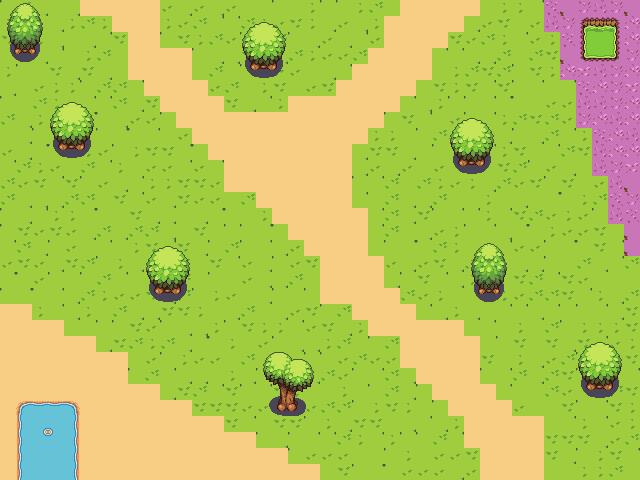

A level layout from a 2D game, rendered from its tile map. Below: a short description, then the map file with tile-grid data replaced by summaries:
An orthogonal 40x30 tile map with 16x16 px tiles, 2 tile layers (Tile Layer 1, Tree Layer).

<map version="1.10" tiledversion="1.10.1" orientation="orthogonal" renderorder="right-down" width="40" height="30" tilewidth="16" tileheight="16" infinite="0" nextlayerid="4" nextobjectid="1">
 <tileset firstgid="1" name="tileset" tilewidth="16" tileheight="16" tilecount="2112" columns="33">
  <image source="tileset.png" trans="ff00ff" width="528" height="1024" />
 </tileset>
 <layer id="1" name="Tile Layer 1" width="40" height="30">
  <data>[1200 cells, 1200 non-empty, 35 distinct tile ids]</data>
 </layer>
 <objectgroup id="2" name="Tree Layer" />
 <layer id="3" name="Tree Layer" width="40" height="30">
  <data>[1200 cells, 100 non-empty, 40 distinct tile ids]</data>
 </layer>
</map>
